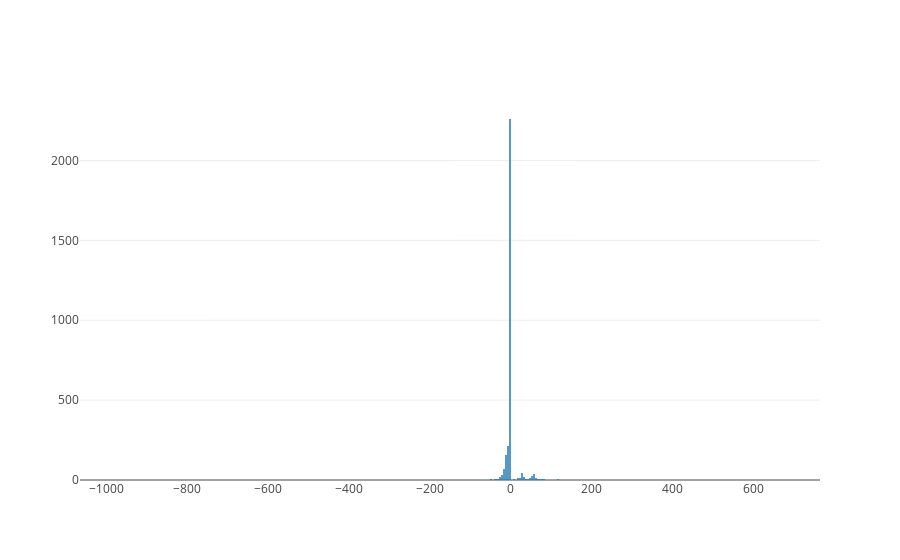

The notebook cell saved with this chart:
### Markdown cell above
Normal distribution is not a good fit here, because profit is multimodal

@@ Todo: try to fit multimodal distributions to the data with kde with grid bandwidth optimization

https://jakevdp.github.io/blog/2013/12/01/kernel-density-estimation/
https://stackoverflow.com/questions/33158726/fitting-data-to-multimodal-distributions-with-scipy-matplotlib

### Code cell
trace1 = go.Histogram(
    x=df['Profit'],
    opacity=0.75
)

data = [trace1]
layout = go.Layout(barmode='overlay')
fig = go.Figure(data=data, layout=layout)

iplot(fig, filename='overlaid histogram')

### Figure 1 — Plotly figure (JSON) as saved in the notebook; plotly's stock layout.template omitted (floating-point values rounded to 4 significant figures; data arrays with more than 128 entries replaced by an {"elided": "..."} marker saying what was removed)
{"data": [{"opacity": 0.75, "type": "histogram", "x": {"elided": "3054 float values"}}], "layout": {"barmode": "overlay"}}
